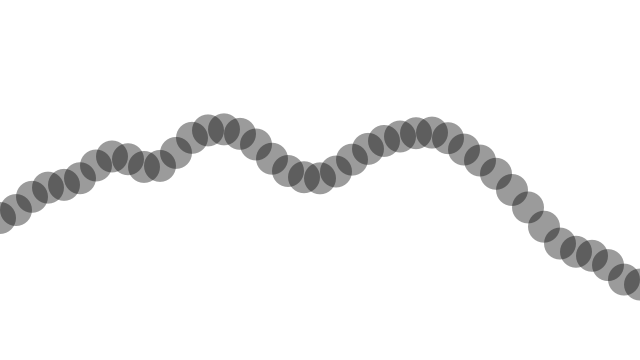
Frame 1 (no input)
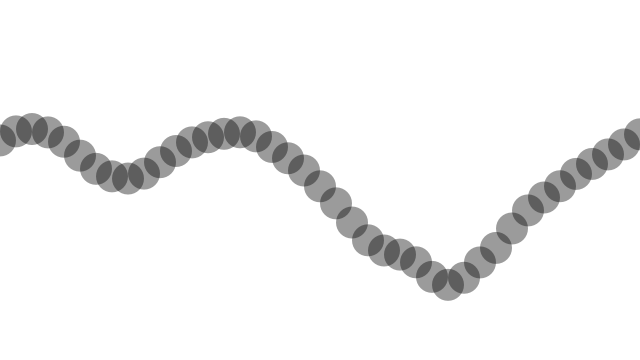
Frame 60 (the mouse pressed at the canvas centre just before this capture)
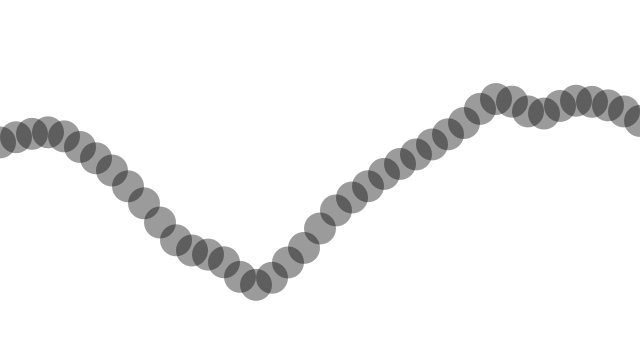
Frame 120 (the mouse held since frame 60 and released just before this capture)

The Processing sketch that drew these frames (run headless with seeded random() and noise(); from frame 60 on, the mouse is pressed at the canvas centre):

// Processing sketch: exercise_13_08_noise_wave
// ── exercise_13_08_noise_wave.pde
// Learning Processing
// Daniel Shiffman
// http://www.learningprocessing.com

// Exercise 13-8:  Rewrite Example 13-7 to use the noise() function instead of sin().     

// Starting "time"  
float t = 0.0;  

void setup() {   
  size(640, 360);
}   

void draw() {   
  background(255);  
  // Increment "time"
  t += 0.01;  
  float x = t;  

  noStroke();  
  fill(0, 100);  

  // A for loop is used to draw all the points along a sine wave (scaled to the pixel dimension of the window). 
  for (int i = 0; i <= width; i+=16) {   
    // Calculate y value based off of sine function  
    float y =  noise(x)*height;  
    // Draw an ellipse  
    ellipse(i, y, 32, 32);  
    // Move along x-axis  
    x += 0.05;
  }
}   
